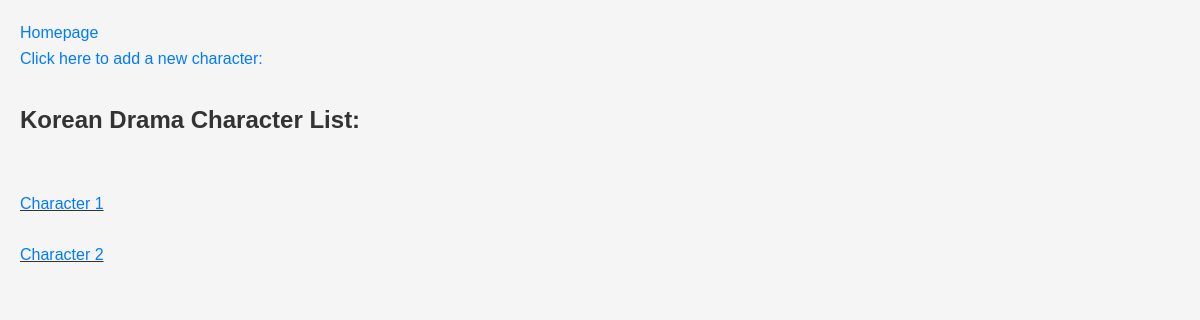
Before: /api/character_list/ with the older database file.
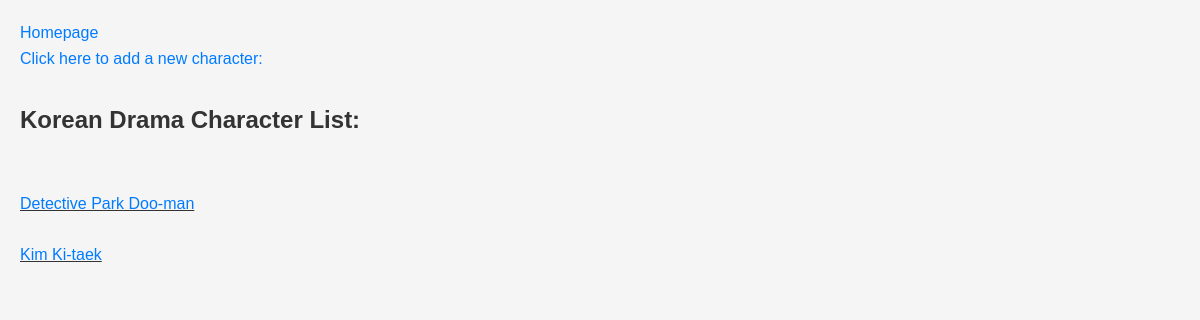
After: the same page with the newer database file.
### website/models.py (models this page shows)
class Character(models.Model):
    character_name = models.CharField(max_length=255)
    show = models.ForeignKey(Show, on_delete=models.CASCADE, related_name='actor', null=True, blank=True)
    actor = models.ForeignKey(Actor, on_delete=models.CASCADE, related_name='actor', null=True, blank=True)

### website/views.py (the view)
# urls.py: path('character_list/', views.CharacterList.as_view(),name ='character-list'),
class CharacterList(View):
    def get(self,request):
        characters = Character.objects.all()
        return render(request = request,
                      template_name = 'website/character_list.html',
                      context = {'characters':characters})

### website/templates/website/character_list.html (shortened to what this page needs)
<!DOCTYPE html>
<html>
<body>
<a href="/website/home/">Homepage</a>
<br>
<a href="/website/character_add/">Click here to add a new character: </a>
    <h2>Korean Drama Character List:</h2>
    <br>
    <u>
        {% for character in characters %}
            <a href="/website/character_details/{{ character.id }}">
                <br>
                {{ character.character_name }}
                <br>
            </a>
    {% endfor %}

### website/templates/website/character_list.html (style rules this page uses)
body, h1, h2, ul, li { margin: 0; padding: 0; }
body { font-family: Arial, sans-serif; background-color: #f5f5f5; color: #333; line-height: 1.6; padding: 20px; }
h2 { font-size: 24px; margin-top: 30px; }
a { text-decoration: none; color: #007bff; }

Changed rows visible on the page:
removed Character: character_name "Character 1"
removed Character: character_name "Character 2"
added Character: character_name "Detective Park Doo-man"
added Character: character_name "Kim Ki-taek"
